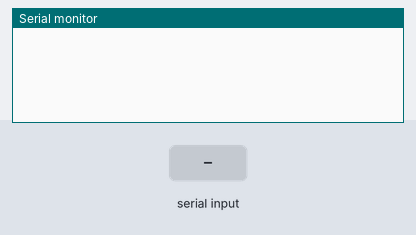
The sketch below on a simulated Arduino Mega 2560, built with avr-gcc and run on an emulated ATmega2560. Shown: the last lines printed to the serial monitor. The inputs (shaded band) are chosen by the test bench.

Above: at 1.2 s.
1.3 s: "90,45\n" received over the second serial link
At 2.3 s:
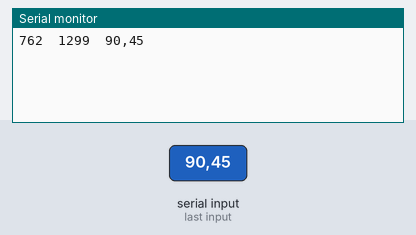
2.8 s: "0\n" received over the second serial link
At 3.5 s:
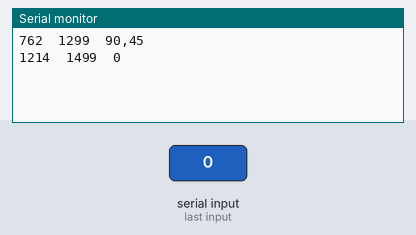

Measured:
- after the input at 1.3 s, the serial monitor: prints a new line at once (image 1)
- after the input at 2.8 s, the serial monitor: prints a new line at once (image 2)

The sketch:

serials_mega_2Hex.ino
```cpp
/**
   MEGA

   send via TX1
   receive via digital pins

   Not all pins on the Mega and Mega 2560 support change interrupts,
   so only the following can be used for RX:
   10, 11, 12, 13, 14, 15, 50, 51, 52, 53,
   A8 (62), A9 (63), A10 (64), A11 (65),
   A12 (66), A13 (67), A14 (68), A15 (69).
*/

#include <SoftwareSerial.h>

// Defining constants
#define FEEDBACK_FREQUENCY 20// In Hz
#define FEEDBACK_FREQUENCY_COUNT 1000/FEEDBACK_FREQUENCY
#define SAMPLETIME (5000/FEEDBACK_FREQUENCY)
#define TIME_STEP 1.0/FEEDBACK_FREQUENCY
#define NUMBER_CONNECTED_NANOS 8
#define INITIAL_LENGTH_COMMAND "l00000000000000000000000000000000"
#define BAUD_RATE 115200

#define HEX_DIGITS_ANGLE 2
#define HEX_DIGITS_LENGTH 4

#define ASCII_MIDDLE_POINT 75 //breakpoint between cw(0-9, A-F) and ccw (P-Y, a-f)
#define ASCII_DIFFERENCE 32 //difference for conversion between cw and ccw

#define RECEIVE_ANGLE 'a'

#define RADIUS 200 //spool, 20mm in 0.1mm precision

unsigned long int t_ref;
unsigned long int t_ref_receive;
int feedbackZeroCount = 0;
String receivedCommand;
String receivedFeedback;
String sendFeedback; //easier to have this as char[]?
unsigned int lastLength[NUMBER_CONNECTED_NANOS]; //unsigned int has 2 bytes, range 0 - 65535
unsigned int lastLengthFeedback[NUMBER_CONNECTED_NANOS]; //with .1 mm precision, this equals ~6.5m

SoftwareSerial serialNano[8] = {
  SoftwareSerial (62, 19), // RX, TX - 0
  SoftwareSerial (63, 23), //1 THERE IS AN ISSUE WITH THIS PIN
  SoftwareSerial (64, 24), //2
  SoftwareSerial (65, 25), //3
  SoftwareSerial (66, 26), //4
  SoftwareSerial (67, 27), //5
  SoftwareSerial (68, 28), //6
  SoftwareSerial (69, 29)  //7
};

/* Setup 3 different serial lines.
   Serial for MATLAB
   Serial1. for transmission to Nano devices
   SoftwareSerial for receiving from individual nanos
*/
void setup() {
  Serial.begin(BAUD_RATE);  //USB
  Serial1.begin(BAUD_RATE); //broadcast
  for (int i = 0; i < NUMBER_CONNECTED_NANOS; i++) { //all the softwareSerials for arduino nano
    serialNano[i].begin(BAUD_RATE);
  }
  t_ref = millis();
  t_ref_receive = t_ref;
  receivedCommand = INITIAL_LENGTH_COMMAND;
  /*
     Initialization needed:
        initialLength
        initialLengthFeedback
  */
}
/*
  wait for command from MatLab, and pass the comand to nanos
*/


/* Main loop acts to interface with MATLAB (asynchronously) and nano at 20Hz */
void loop() {
  if (Serial.available() > 0) {  //MATLAB via USB
    receivedCommand = Serial.readStringUntil('\n');
  }

  // Operate at roughly 20Hz time
  if ((millis() - t_ref) > TIME_STEP * 1000) {
    // Reset the time (AT A LATER DATE PROTECTION MAY BE NEEDED FOR OVERFLOW
    t_ref = millis();
    /* Request Feedback from the nanos */
    char feedbackNano[HEX_DIGITS_ANGLE]; // Array to store the nano feedback
    boolean is_positive = 1; // flag to indicate positive angle change
    int angularChangeReceived; // The change in angular value that was recieved
    unsigned int lengthFeedback; // The length value for feedback
    char feedbackMega[HEX_DIGITS_LENGTH + 1]; // The mega feedback (to be given to the nano)
    // Loop of feedback requests
    for (int i = 0; i < NUMBER_CONNECTED_NANOS; i++) {
    //for (int i = 5; i < 6; i++) {
      serialNano[i].listen();
      Serial1.println("f" + String(i)); //concatenates f and number of nano - sends feedback requests to the nanos
      Serial1.flush();
      //delay(10);
      while((serialNano[i].available() == 0) && (feedbackZeroCount < 1300)){ // FINAL SIZE
        feedbackZeroCount++;
        if(i == 1){
          feedbackZeroCount = 1300;
        }
      }

      if (feedbackZeroCount != 1300) {
        Serial.print(feedbackZeroCount);
        receivedFeedback = serialNano[i].readStringUntil('\n'); // check
        Serial.print('\t' + String(millis()-t_ref_receive));
        t_ref_receive = millis();
        Serial.println('\t' + receivedFeedback);
        Serial.flush();
        for (int j = 0; j < HEX_DIGITS_ANGLE; j++) {
          feedbackNano[j] = receivedFeedback[j + 2]; //omits 'f*' as feedback prefix
        }
        if (feedbackNano[0] > ASCII_MIDDLE_POINT) {
          feedbackNano[0] -= ASCII_DIFFERENCE; //changes [0] to 0-9, A-F -> can be handled by hex conversion
          is_positive = 0; //detects sign of manipulated ASCII
        } else {
          is_positive = 1;
        }
        //Serial.print(millis());
        //Serial.print("  ");
        if (is_positive) {
          angularChangeReceived = strtol(feedbackNano, 0, 16);
        } else {
          angularChangeReceived = -strtol(feedbackNano, 0, 16); //uses sign to determine integer value from hex conversion
        }
      }
      feedbackZeroCount = 0;
    }
    //Serial.println(angularChangeReceived);
    /*lengthFeedback = lastLengthFeedback[i] + ((float)angularChangeReceived * (M_PI*RADIUS)) / 180.0; //converts to cable length
      lastLengthFeedback[i] = lengthFeedback;
      itoa(lengthFeedback, feedbackMega, 16); //converts to hex to send it to MATLAB

      /
      itoa(angularChangeReceived, feedbackMega, 16);
      for(int j=0; j < HEX_DIGITS_LENGTH; j++){  //fills sendFeedback array at right position, no conversion necessary
      sendFeedback[HEX_DIGITS_LENGTH*i + j] = feedbackMega[j]; //any prefix while sending to MATLAB?

      }
      }
      //if a nano gives no feedback, do nothing(keep the last feedback value in the combinedFeedback)
      //}
      //Serial.println(sendFeedback);
      //Serial.flush();*/


    /* Set up send command for the nano */
    char sendCommand[HEX_DIGITS_ANGLE * NUMBER_CONNECTED_NANOS + 1];
    int lengthChange;
    int angleChange;
    char commandNano[HEX_DIGITS_ANGLE + 1];

    sendCommand[0] = RECEIVE_ANGLE; // Should be an angle
    for(int i=0; i < NUMBER_CONNECTED_NANOS; i++){
    //for (int i = 0; i < 1; i++) {
      char tmp[HEX_DIGITS_LENGTH + 1];
      for (int j = 0; j < HEX_DIGITS_LENGTH; j++) {
        tmp[j] = receivedCommand[HEX_DIGITS_LENGTH * i + j + 1]; //HEX_DIGITS_LENGTH*i gives position in array for respective ID, +1 omits command prefix
      }
      // tmp should be the length command for this case.  Confirm that this is true.
      lastLength[i] = 30;
      lengthChange = strtol(tmp, 0, 16) - lastLength[i]; //strtol returns long int, lastLength is unsigned int (4byte - 2byte), changes will not be >int_max
      //lastLength[i] += lengthChange; //update lastlength for next command
      if (lengthChange < 0) {
        is_positive = 0;
        lengthChange = abs(lengthChange);
      } else {
        is_positive = 1;
      }
      angleChange = ((float)lengthChange / (M_PI * RADIUS)) * 180.0;
      //angleChange = 0; is_positive = 1;
      itoa(angleChange, commandNano, 16);
      if (commandNano[1] == '\0') {
        commandNano[1] = commandNano[0];
        commandNano[0] = '0';
        commandNano[2] = '\0';
      }
      if (is_positive) {
        /* out of 4 cases, only two have to be handled here, the others are:
          is_positive and standard conversion letters 0-9 -> not to be changed
          negative and standard conversion letters a-f -> not to be changed
        */

        if (commandNano[0] > '9') { //this case represents letters a-f, but with a is_positive sign
          commandNano[0] -= ASCII_DIFFERENCE; //A-F after subtraction
        }
      } else if (commandNano[0] < 'A') { //this case represents 0-9, but with negative sign
        commandNano[0] += ASCII_DIFFERENCE; //P-Y after addition
      }
      for (int j = 0; j < HEX_DIGITS_ANGLE; j++) {
        sendCommand[HEX_DIGITS_ANGLE * i + j + 1] = commandNano[j];
      }
    }
    Serial1.println(sendCommand);
    Serial1.flush();
  }
}
```
